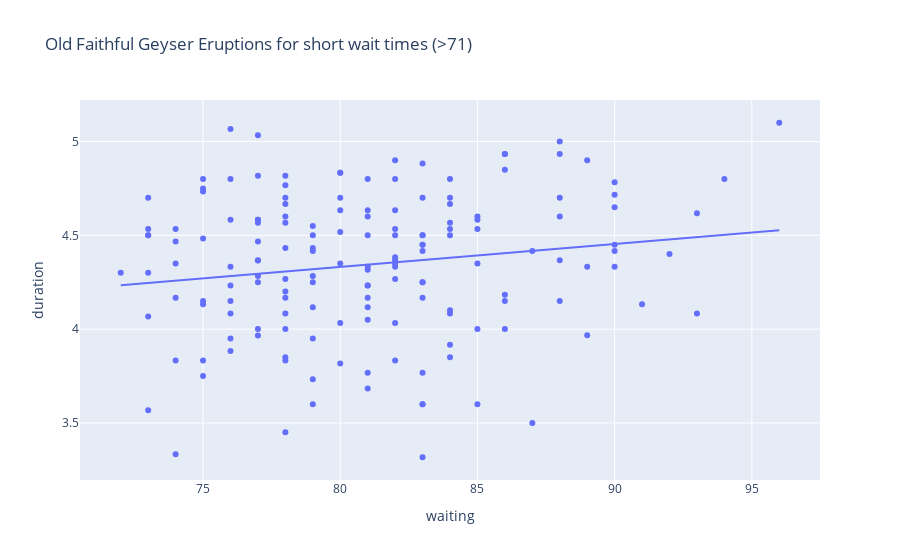

This figure's notebook cell:
### Markdown cell above
Question 9

Null hypothesis (H0): There is no linear association on average between the waiting time and the duration of an eruption in the Old Faithful dataset (β1=0) considering short waiting times (62, 64, 66 minutes).

The p value listed in the output for waiting is 0.238 which suggests no evidence against the null hypothesis. Therefore, we failed to reject the null hypothesis is rejected. There is no statistically significant linear association between the waiting time and the  duration of an eruption for short waiting times.

### Code cell
# Question 10

import plotly.express as px

long_wait_limit = 71
long_wait = old_faithful.waiting > long_wait_limit

print(smf.ols('duration ~ waiting', data=old_faithful[long_wait]).fit().summary().tables[1])

# Create a scatter plot with a linear regression trendline
fig = px.scatter(old_faithful[long_wait], x='waiting', y='duration', 
                 title="Old Faithful Geyser Eruptions for short wait times (>"+str(long_wait_limit)+")", 
                 trendline='ols')
fig.show() # USE `fig.show(renderer="png")` FOR ALL GitHub and MarkUs SUBMISSIONS

### Figure 1 — Plotly figure (JSON) as saved in the notebook; plotly's stock layout.template omitted (floating-point values rounded to 4 significant figures; data arrays with more than 128 entries replaced by an {"elided": "..."} marker saying what was removed)
{"data": [{"hovertemplate": "waiting=%{x}<br>duration=%{y}<extra></extra>", "legendgroup": "", "marker": {"color": "#636efa", "symbol": "circle"}, "mode": "markers", "name": "", "orientation": "v", "showlegend": false, "type": "scatter", "x": {"elided": "160 int values"}, "xaxis": "x", "y": {"elided": "160 float values"}, "yaxis": "y"}, {"hovertemplate": "<b>OLS trendline</b><br>duration = 0.012244 * waiting + 3.35195<br>R<sup>2</sup>=0.026925<br><br>waiting=%{x}<br>duration=%{y} <b>(trend)</b><extra></extra>", "legendgroup": "", "marker": {"color": "#636efa", "symbol": "circle"}, "mode": "lines", "name": "", "showlegend": false, "type": "scatter", "x": {"elided": "160 int values"}, "xaxis": "x", "y": {"elided": "160 float values"}, "yaxis": "y"}], "layout": {"legend": {"tracegroupgap": 0}, "title": {"text": "Old Faithful Geyser Eruptions for short wait times (>71)"}, "xaxis": {"anchor": "y", "domain": [0, 1], "title": {"text": "waiting"}}, "yaxis": {"anchor": "x", "domain": [0, 1], "title": {"text": "duration"}}}}
